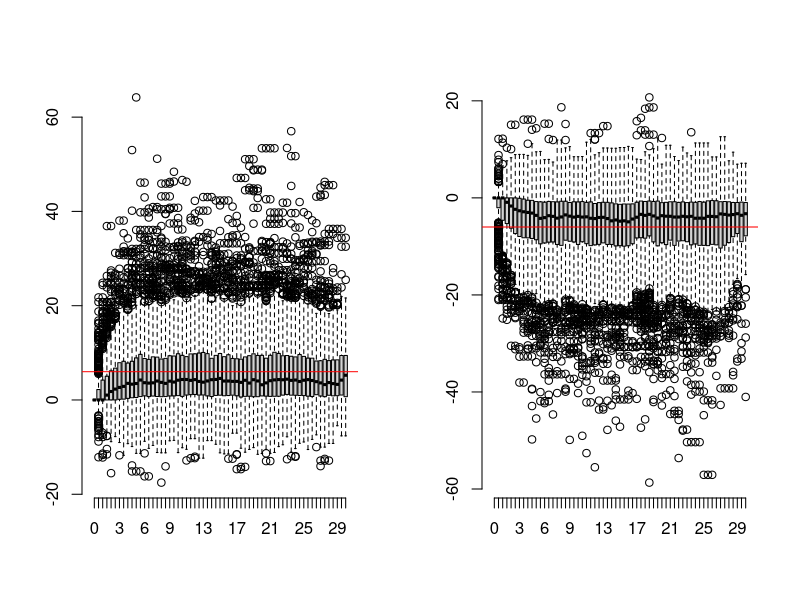

Here is the R script that generated this plot:
re1<-1 #rate of error in animal 1
re2<-re1 #rate of error in animal 2
me1<-0 #mean error in animal 1
me2<-me1 #mean error in animal 2
se1<-1 #variance of error in animal 1
se2<-se1 #variance of error in animal 2

rf<-1 #rate of fighting
mf<-0.1 #mean fight outcome
sf<-0.0 #variance of fight outcome

bs1=0 #boost to animal 2 when animal 1 signals
bs2=0 #boost to animal 1 when animal 2 signals

rs<-1 #maximum signaling rate

T<-2.5  #threshold

erf<-function(x){
	return(2*pnorm(x*sqrt(2))-1)
	}

f<-function(x){
	return(rs*(-erf((x-(-T)))+1)/2)
	}


timesteps=100 #how many reactions to have
runs=500 #how many separate runs to do
bins=seq(0,timesteps,by=0.5) #bin time so we can compare evolution in time between runs

B<-function(re1,re2,me1,me2,se1,se2,rf,mf,sf,bs1,bs2,to_plot){ #Gillespie algorithm


fight_rates=array(,runs) #time spent fighting divided by total time each run
error1_rates=array(,runs) #rates of errors for each run
error2_rates=array(,runs)
signal1_rates=array(,runs)
signal2_rates=array(,runs)
dom1=array(,runs) #sum of intervals in which animal 1 is dominant
dom2=array(,runs)
hitting1=NULL
hitting2=NULL
decision1=NULL
decision2=NULL

where1=list() #each element of the list will be an array of dominance values for animal 1 at a point in time
where2=list()
for(i in 1:length(bins)){
	where1[[i]]=array()
	where2[[i]]=array()
	}

for(k in 1:runs){
time=array(,timesteps+1) #keep track of timepoints
time[1]=0 #initialize
X=array(,c(2,timesteps+1))
X[,1]=c(0,0)
rxns=array(,timesteps) #keep track of which reactions occur

for(i in 1:timesteps+1){
	X[,i]=X[,i-1]
	rates=c(re1,re2,rf,f(X[1,i-1]),f(X[2,i-1]))
	#rates=c(re1,0,rf,0,0) #the only processes that happen are animal 1 makes errors and fights--- to compare to 1d stochastic process where there's only one variable being changed
	R=sum(rates)
	r1=runif(1,0,1) #random variable to increment time
	r2=runif(1,0,1)*R #random variable to decide reaction
	tau=1/R*log(1/r1) #exponentially distributed time step
	time[i]=tau+time[i-1] #add to total time
	C=cumsum(rates) 
	j=min(which(C>r2))
	rxns[i-1]=j
	if(j==1){ #animal 1 makes an error
		#E=rnorm(1,me1,se1) #ddm variant
		E=rnorm(1,me1*X[1,i-1],se1) #ornstein-uhlenbeck variant
		X[1,i]=X[1,i]+E
		}
	if(j==2){ #animal 2 makes an error
		#E=rnorm(1,me2,se2) #ddm variant
		E=rnorm(1,me2*X[2,i-1],se2) #ornstein-uhlenbeck variant
		X[2,i]=X[2,i]+E
		}
	if(j==3){ #fight occurs
		F=rnorm(1,mf,sf)
		X[1,i]=X[1,i]+F
		X[2,i]=X[2,i]-F
		}
	if(j==4){ #animal 2 signals
		X[2,i]=X[2,i]+bs1
		}
	if(j==5){ #animal 1 signals
		X[1,i]=X[1,i]+bs2
		}	

	}
	
for(i in 1:length(bins)){ #for each bin concatenate the dominance values at the beginning of that time bin
	if(bins[i]<=max(time)){
		M=max(which(time<=bins[i]))
		where1[[i]]=c(where1[[i]],X[1,M])
		where2[[i]]=c(where2[[i]],X[2,M])
		}

	}

	
fight_rates[k]=length(which(rxns==3))/time[timesteps+1]
error1_rates[k]=length(which(rxns==1))/time[timesteps+1]
error2_rates[k]=length(which(rxns==2))/time[timesteps+1]
signal1_rates[k]=length(which(rxns==4))/time[timesteps+1]
signal2_rates[k]=length(which(rxns==5))/time[timesteps+1]
dom1[k]=sum(diff(time)[which(X[1,2:timesteps+1]>0)])/time[timesteps+1]
dom2[k]=sum(diff(time)[which(X[2,2:timesteps+1]>0)])/time[timesteps+1]
#if(sum(X[1,]>-T)==timesteps+1){hitting1[k]=time[timesteps+1]} else hitting1[k]=time[min(which(X[1,]<=-T))]
#if(sum(X[2,]>-T)==timesteps+1){hitting2[k]=time[timesteps+1]} else hitting2[k]=time[min(which(X[2,]<=-T))]
#if(sum(X[1,]>-T)<timesteps+1){hitting1=c(hitting1,time[min(which(X[1,]<=-T))])}
#if(sum(X[2,]>-T)<timesteps+1){hitting2=c(hitting2,time[min(which(X[2,]<=-T))])}
if(sum(abs(X[1,])<T)<timesteps+1){
dt=min(which(abs(X[1,])>=T))
hitting1=c(hitting1,time[dt])
decision1=c(decision1,X[1,dt])
	}
if(sum(abs(X[2,])<T)<timesteps+1){
dt=min(which(abs(X[2,])>=T))
hitting2=c(hitting2,time[dt])
decision2=c(decision2,(X[2,dt]))
}

if(to_plot==TRUE){
layout(1)	
plot(time,X[1,],type="l",ylim=range(X)) #plot dominance estimates over time
lines(time,X[2,],col="red")
abline(h=-T)
cols=rainbow(5)
for(j in 5:1){
	w=which(rxns==j)
	points(time[w+1],X[1,w+1],col=cols[j],pch=20)
	points(time[w+1],X[2,w+1],col=cols[j],pch=20)
	}
#legend(10,max(X[1,])-500,legend=c("Animal 1 Error","Animal 2 Error","Fight","Animal 1 Signal","Animal 2 Signal"),col=cols,lty=rep(1,5),bty="n")
}

} #end of k loop

for(i in 1:length(bins)){ #get rid of first null value of each list
	where1[[i]]=where1[[i]][-1]
	where2[[i]]=where2[[i]][-1]
	}	

#layout(matrix(1:2,nrow=1))
#boxplot(list(fight_rates,error1_rates,error2_rates,signal1_rates,signal2_rates),names=c("Fights","Animal 1 Error","Animal 2 Error","Animal 1 Signals","Animal 2 Signals"),main="Rates")
#boxplot(list(dom1,dom2),names=c(1,2),main="Time Estimate is Positive")

to_return=list(where1,where2,hitting1,hitting2,decision1,decision2)

##compare observed statistics from simulations to what's predicted:
#print(paste("Predicted error rate is ",error_rate(re1,re2,me1,me2,se1,se2,rf,mf)))
#print(paste("Observed error rate is ",1-length(which(decision1>0))/length(decision1)))
#print(paste("Expected decision time is ",dec_time(re1,re2,me1,me2,se1,se2,rf,mf)))
#print(paste("Observed mean decision time is ",mean(hitting1)))

return(to_return)
}

me1<--.5 #mean error in animal 1
me2<--.5 #mean error in animal 2
se1<-0 #variance of error in animal 1
se2<-se1 #variance of error in animal 2

mf<-3 #mean fight outcome
sf<-5 #variance of fight outcome

bs1=0 #boost to animal 2 when animal 1 signals
bs2=0 #boost to animal 1 when animal 2 signals


L=B(re1,re2,me1,me2,se1,se2,rf,mf,sf,bs1,bs2,FALSE)

#l=which(bins==ceiling(max(bins)/3))
l=which(bins==30)
layout(matrix(1:2,nrow=1))
boxplot(L[[1]][1:l],axes=FALSE)
axis(1,at=1:l,bins[1:l])
axis(2)
abline(h=-mf/me1,col="red")
boxplot(L[[2]][1:l],axes=FALSE)
axis(1,at=1:l,bins[1:l])
axis(2)	
abline(h=mf/me2,col="red")
